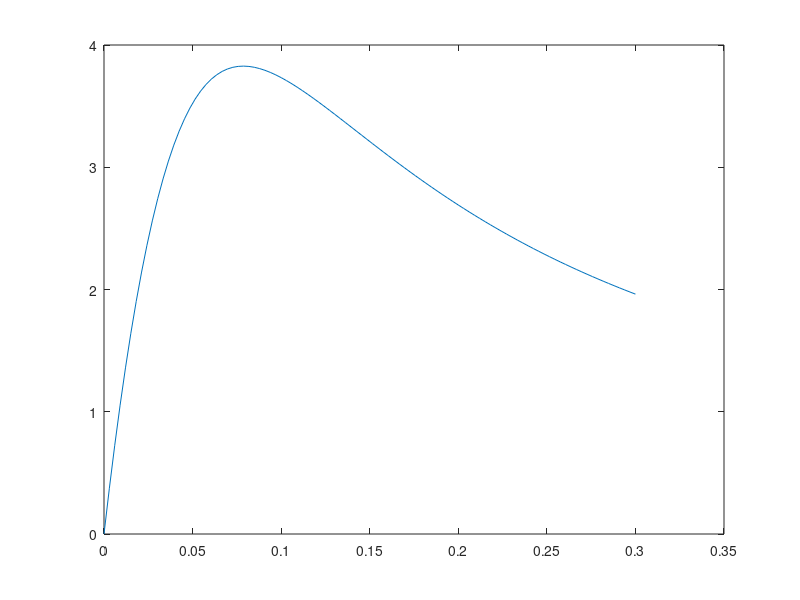

Recreate this plot in MATLAB.
clear; close all; clc;

e = 0.885 * 10^(-12);
Q = 9.4 * 10^(-6);
q = 2.4 * 10^(-5);
R = 0.1;

z = linspace(0, 0.3, 100);

F = Q*q*z./(2 * e) .* (1 - z./(sqrt(z.^2 + R^2)));

figure;
plot(z, F);

%%

[~, max_ind] = max(F);
z(max_ind) % F가 max일 때의 거리